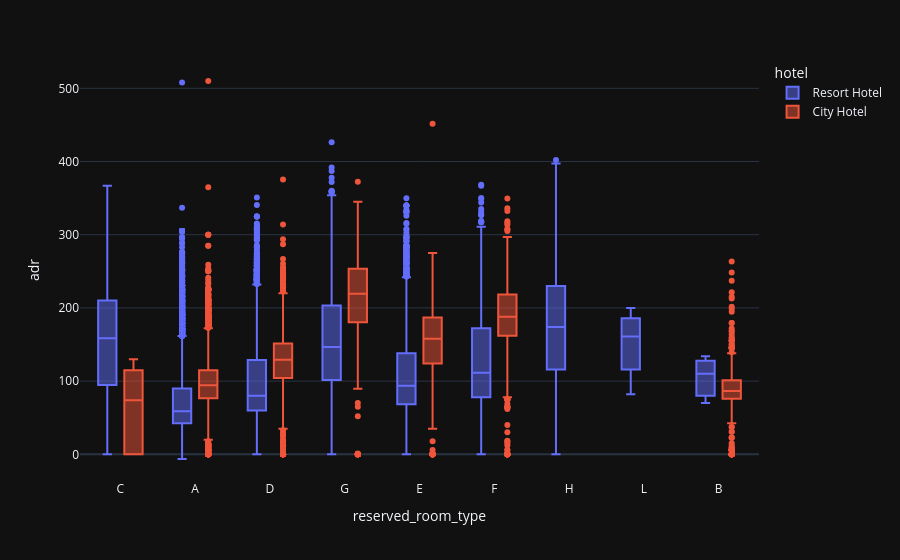

Here is the notebook cell this chart was saved with:
### Code cell
# Resumen estadístico de las columnas numéricas

data = df[df['is_canceled'] == 0]
# Boxplot de ADR por tipo de habitación reservada, separado por tipo de hotel
# Lo usamos para ver si hay diferencias en el ADR (Average Daily Rate) entre los tipos de habitación reservada
# y entre los tipos de hotel (City Hotel vs Resort Hotel). Esto puede ayudar a identificar patrones en el comportamiento de los clientes que no cancelaron su reserva.
# la columna x es el tipo de habitación reservada (reserved_room_type), la columna de y es el ADR (Average Daily Rate) y el color representa el tipo de hotel (hotel). El template 'plotly_dark' se utiliza para mejorar la apariencia del gráfico.
# Podemos ver la agrupacion de los datos, la mediana, los cuartiles y los posibles valores atípicos (outliers) en el ADR para cada tipo de habitación y tipo de hotel. Esto puede proporcionar información sobre las preferencias de los clientes y las diferencias en los precios entre los tipos de habitaciones y hoteles.
px.box(data_frame = data, x = 'reserved_room_type', y = 'adr', color = 'hotel', template = 'plotly_dark')

### Figure 1 — Plotly figure (JSON) as saved in the notebook; plotly's stock layout.template omitted (floating-point values rounded to 4 significant figures; data arrays with more than 128 entries replaced by an {"elided": "..."} marker saying what was removed)
{"data": [{"alignmentgroup": "True", "hovertemplate": "hotel=Resort Hotel<br>reserved_room_type=%{x}<br>adr=%{y}<extra></extra>", "legendgroup": "Resort Hotel", "marker": {"color": "#636efa"}, "name": "Resort Hotel", "notched": false, "offsetgroup": "Resort Hotel", "orientation": "v", "showlegend": true, "type": "box", "x": {"elided": "28938 str values"}, "x0": " ", "xaxis": "x", "y": {"elided": "28938 float values"}, "y0": " ", "yaxis": "y"}, {"alignmentgroup": "True", "hovertemplate": "hotel=City Hotel<br>reserved_room_type=%{x}<br>adr=%{y}<extra></extra>", "legendgroup": "City Hotel", "marker": {"color": "#EF553B"}, "name": "City Hotel", "notched": false, "offsetgroup": "City Hotel", "orientation": "v", "showlegend": true, "type": "box", "x": {"elided": "46228 str values"}, "x0": " ", "xaxis": "x", "y": {"elided": "46228 float values"}, "y0": " ", "yaxis": "y"}], "layout": {"boxmode": "group", "legend": {"title": {"text": "hotel"}, "tracegroupgap": 0}, "margin": {"t": 60}, "xaxis": {"anchor": "y", "domain": [0, 1], "title": {"text": "reserved_room_type"}}, "yaxis": {"anchor": "x", "domain": [0, 1], "title": {"text": "adr"}}}}
